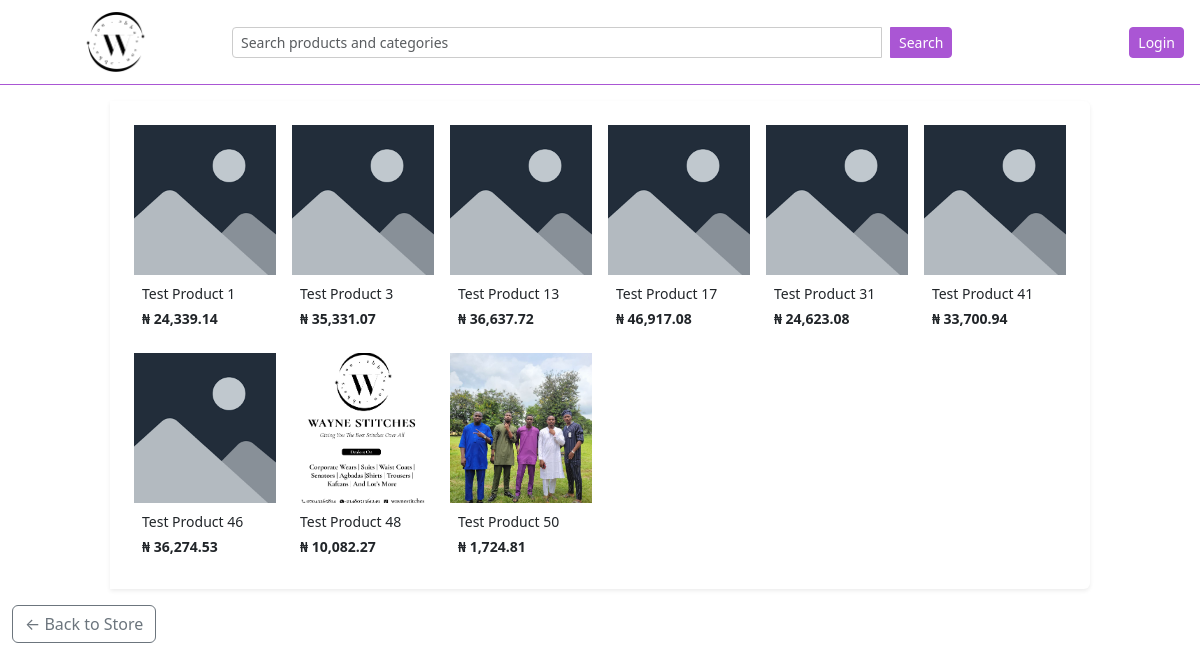
/category/accessories, run on an earlier commit of the app's database.
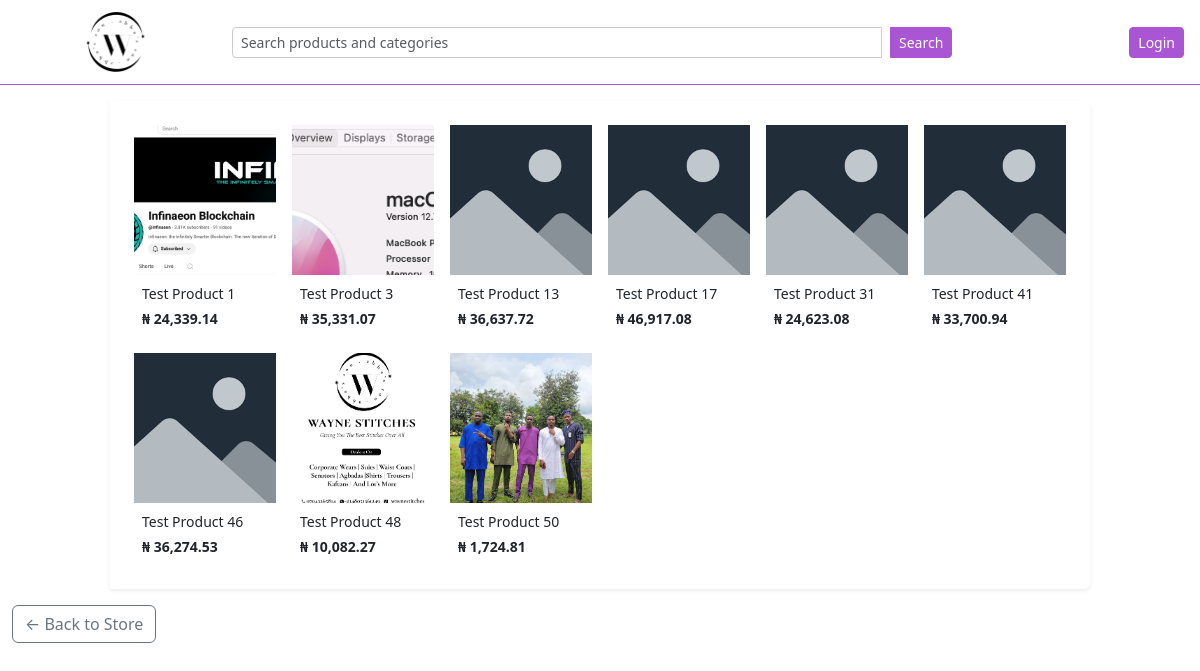
And on a later commit of the database.
### catalogue/models.py (models this page shows, shortened)
class Product(models.Model):
    name = models.CharField(max_length=100)
    slug = models.SlugField()
    description = models.TextField()
    category = models.ManyToManyField(Category, blank=True, related_name='product')
    price = models.DecimalField(max_digits=8, decimal_places=2)
    size = models.ManyToManyField(Size, blank=True, related_name='sizes')
    image = models.ImageField(upload_to='products/', default='products/images.png')
    product_type = models.ForeignKey(ProductType, on_delete=models.CASCADE, related_name='type', null=True)
    is_active = models.BooleanField()
    date_created = models.DateTimeField(auto_now_add=True)

### catalogue/views.py (the view)
# urls.py: path('category/<slug:slug>', views.category_view, name='category_view'),
def category_view(request, slug):
    category = Category.objects.prefetch_related('product').get(slug=slug)
    products = category.product.all()  # type: ignore
    return render(request, 'catalogue/category.html', {'category': category, 'products':products})

### catalogue/templates/catalogue/category.html (shortened to what this page needs)
{% extends 'layout.html' %}
{% load humanize %}
{% block content %}
<div class="d-flex justify-content-center">
    <div class="col-md-9 col-lg-10 bg-white p-4 rounded-end shadow-sm">
        <div class="row g-3">
            {% for product in products %}
                <div class="col-6 col-md-4 col-lg-2">
                    <div class="card h-100 border-0">
                        <a href="{% url 'store:product_page' slug=product.slug %}">
                            <div style="height: 150px; overflow: hidden;">
                                <img src="{{ product.image.url }}"
                                    alt="{{ product.name }}"
                                        class="w-100 h-100 object-fit-cover">
                            </div>
                        </a>
                        <div class="p-2">
                            <p class="mb-1 small text-truncate">{{ product.name }}</p>
                            <p class="fw-bold small mb-0">₦ {{ product.price|intcomma }}</p>
                        </div>
                    </div>
                </div>
            {% endfor %}
        </div>
    </div>
</div>
<a href="{% url 'store:store' %}" class="btn btn-outline-secondary mt-3">← Back to Store</a>
{% endblock %}

What changed in the data, as far as the page shows it:
changed Product "Test Product 1": image: a different picture
changed Product "Test Product 3": image: a different picture
